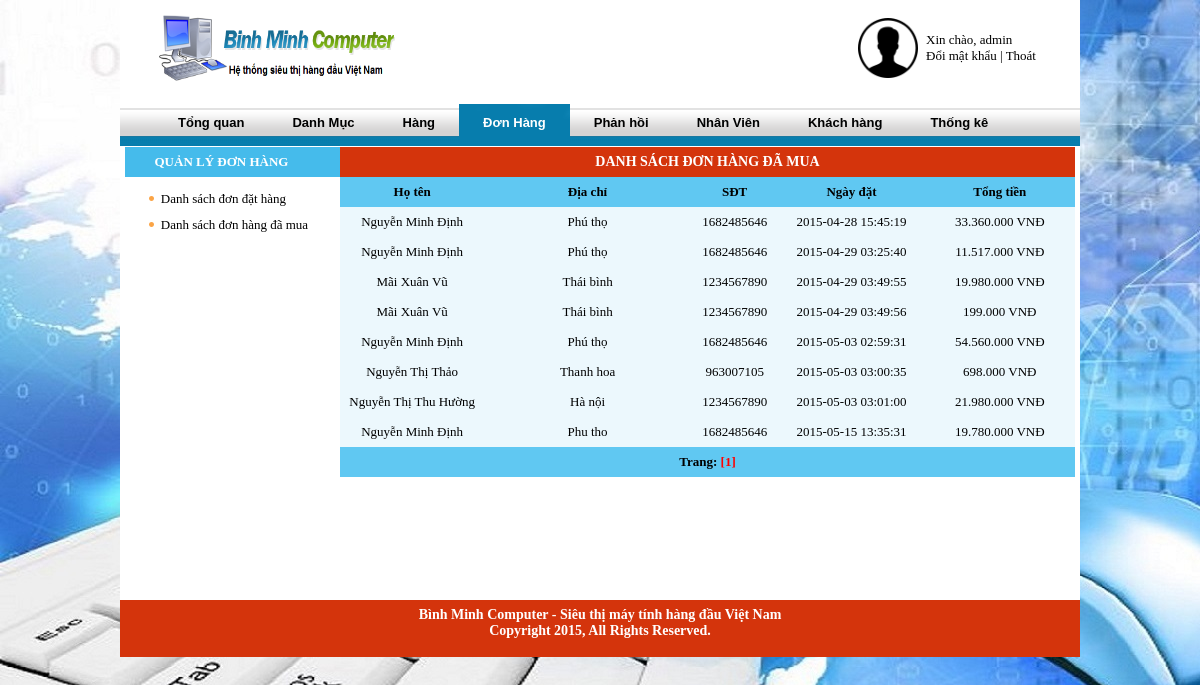
Screenshot of /admin/?m=dh&page=don-hang-ok (signed in) with the database file from the repository.
### tables this page shows
CREATE TABLE IF NOT EXISTS `donhang` (
  `id_donhang` int(10) NOT NULL AUTO_INCREMENT,
  `id_kh` int(11) DEFAULT NULL,
  `id_nv` int(11) DEFAULT NULL,
  `hoten` varchar(255) NOT NULL,
  `diachi` text NOT NULL,
  `dienthoai` int(20) NOT NULL,
  `email` varchar(255) NOT NULL,
  `tongtien` float NOT NULL,
  `ngaydat` datetime NOT NULL,
  `tinhtrang` text NOT NULL,
  PRIMARY KEY (`id_donhang`)
);

### admin/include/don-hang-ok.php (the view)
<table width="735" border="0" cellspacing="0" cellpadding="0">
  <tr>
    <td colspan="5" class="tieude" align="center">DANH SÁCH ĐƠN HÀNG ĐÃ MUA</td>
  </tr>
  <tr class="dau" height="30">
	    <td align="center" width="200"> Họ tên </td>
        <td align="center" width="300"> Địa chỉ </td>
		<td align="center" width="100"> SĐT </td>
		<td align="center" width="200"> Ngày đặt </td>
        <td align="center" width="200"> Tổng tiền </td>
  </tr>
  <?php
  		$sql="select * from donhang where tinhtrang='damua'";
		$kq=mysql_query($sql);
		if(!$kq)
			echo "Không có hàng đã mua";
		else{
		while($r=mysql_fetch_array($kq))
		{
			$ngaydat=$r["ngaydat"];$day=ConvertDate_time_db($ngaydat);
			$hoten=$r["hoten"];
			$tongtien=$r["tongtien"];
			$tt=number_format($tongtien,0,'','.');
			$diachi=$r["diachi"];
			$sdt=$r["dienthoai"];
?>
     <tr class="noidung" height="30">
        <td align="center" width="200"> <?php echo $hoten; ?> </td>
        <td align="center" width="300"> <?php echo $diachi; ?> </td>
		<td align="center" width="100"> <?php echo $sdt; ?> </td>
		<td align="center" width="200"> <?php echo $ngaydat; ?> </td>
        <td align="center" width="200"> <?php echo $tt.' VNĐ'; ?> </td>
	</tr>
<?php }
	}
  ?>
   <tr class="dau">
  <td colspan="9" style="text-align: center;">
 Trang: <a href='#'><font color='#FF0000'>[1]</font>
</td>
  </tr>
</table>

### admin/css/main.css (style rules this page uses)
body { background-repeat: repeat-y; margin-left: 0px; margin-top: 0px; margin-right: 0px; margin-bottom: 0px; text-align: center; font-family:Tahoma; font-size:13px; background:url('/admin/img/bg.jpg'); background-attachment: fixed; }
a:link { text-decoration: none; color:#000000; }
.tieude { color:#FFFFFF; font-family:Tahoma; font-size: 14px; font-weight:bold; background-color:#d4340c;height:30px; }
tr.noidung { background: none repeat scroll 0% 0% #ECF8FD; border-top: 1px solid #FFF; height:30px; }
tr.dau { height:30px; background: none repeat scroll 0% 0% #60C8F2; font-weight: bold; }

### rows the page displays
donhang: hoten "Nguyễn Minh Định", diachi "Phú thọ", dienthoai "1682485646", ngaydat "2015-04-28 15:45:19", tongtien "33.360.000"
donhang: hoten "Nguyễn Minh Định", diachi "Phú thọ", dienthoai "1682485646", ngaydat "2015-04-29 03:25:40", tongtien "11.517.000"
donhang: hoten "Mãi Xuân Vũ", diachi "Thái bình", dienthoai "1234567890", ngaydat "2015-04-29 03:49:55", tongtien "19.980.000"
donhang: hoten "Mãi Xuân Vũ", diachi "Thái bình", dienthoai "1234567890", ngaydat "2015-04-29 03:49:56", tongtien "199.000"
donhang: hoten "Nguyễn Minh Định", diachi "Phú thọ", dienthoai "1682485646", ngaydat "2015-05-03 02:59:31", tongtien "54.560.000"
donhang: hoten "Nguyễn Thị Thảo", diachi "Thanh hoa", dienthoai "963007105", ngaydat "2015-05-03 03:00:35", tongtien "698.000"
donhang: hoten "Nguyễn Thị Thu Hường", diachi "Hà nội", dienthoai "1234567890", ngaydat "2015-05-03 03:01:00", tongtien "21.980.000"
donhang: hoten "Nguyễn Minh Định", diachi "Phu tho", dienthoai "1682485646", ngaydat "2015-05-15 13:35:31", tongtien "19.780.000"

### other values shown
$_SESSION['useradmin'] "admin"
